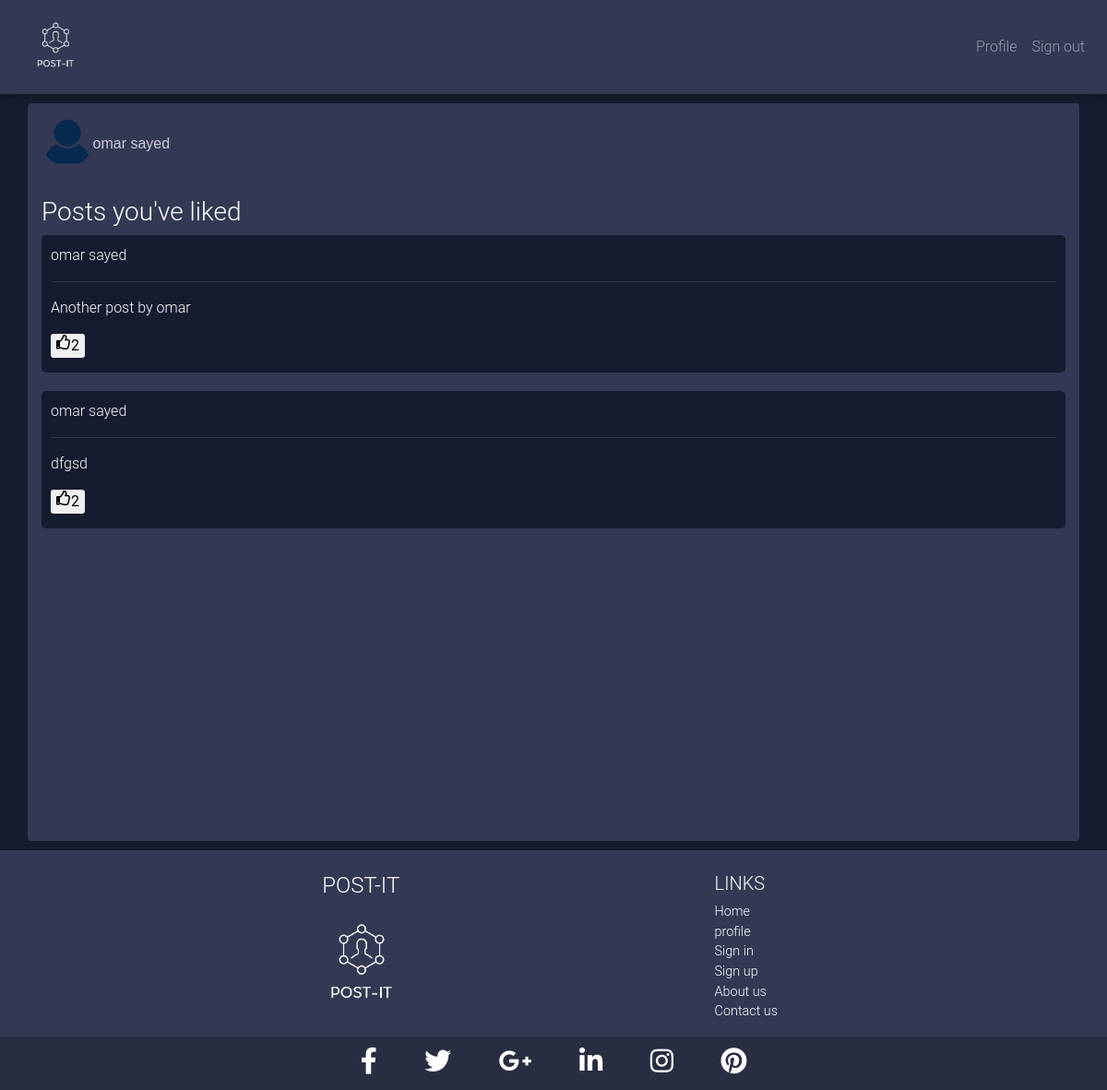
The page /pages/liked-posts.php (signed in) on the database its author committed.
### tables this page shows
CREATE TABLE `signup` (
  `id` int(11) NOT NULL,
  `fname` varchar(20) NOT NULL,
  `lname` varchar(20) NOT NULL,
  `email` varchar(50) NOT NULL,
  `password` varchar(50) NOT NULL,
  `profilepic` varchar(60) DEFAULT NULL
);

CREATE TABLE `likedposts` (
  `userid` int(11) NOT NULL,
  `postid` int(11) NOT NULL
);

CREATE TABLE `posts` (
  `userid` int(11) NOT NULL,
  `postid` int(11) NOT NULL,
  `nolikes` varchar(10) NOT NULL DEFAULT '0',
  `post` varchar(1000) NOT NULL
);

### pages/liked-posts.php (the view, shortened to what this page needs)
<?php
$conn=mysqli_connect("localhost","root","","omar");
$id_user=$_SESSION['user_id']['id'];
$querygen=mysqli_query($conn,"SELECT * FROM likedposts WHERE userid='$id_user'");
$query1=mysqli_query($conn,"SELECT fname,lname,profilepic FROM signup WHERE id='$id_user'");
$fet=mysqli_fetch_array($query1);
$username=$fet['fname']." ".$fet['lname'];
?>
<!DOCTYPE html>
<html lang="en" dir="ltr">
  <head>
    <link rel="stylesheet" href="../css/bootstrap.min.css">
    <link rel="stylesheet" href="../css/liked-posts-style.css">
  </head>
  <body>
    <div class="container likedMain">
      <?php
      if(is_null($fet['profilepic'])){
        ?>
     <a href="profile.php"><img src="../imgs/profilePic.png" id="hprofilePic">
   <?php } ?>
      <h6 id="husername">
          <?php
            echo $username;
          ?>
      </h6></a>
      <br class="fix">
      <hr>
      <h3>Posts you've liked</h3>
      <?php
        while($allposts=mysqli_fetch_array($querygen)){
            $postid=$allposts['postid'];
            $userid="SELECT * FROM posts WHERE postid='$postid'";
            $user=mysqli_query($conn,$userid);
            $fet=mysqli_fetch_array($user);
            $id=$fet['userid'];
            $post=$fet['post'];
            $nolikes=$fet['nolikes'];
            $answer="SELECT fname,lname FROM signup WHERE id='$id'";
            $tmp=mysqli_query($conn,$answer);
            $fet=mysqli_fetch_array($tmp);
            $fname=$fet['fname'];
            $lname=$fet['lname'];
      ?>
      <div class="posts">
          <p>
              <?php
                echo $fname." ".$lname;
              ?>
          </p>
          <hr>
          <p>
              <?php
                echo $post;
              ?>
          </p>
          <form action="" method="post">
              <button type="submit" name="sublike" class="likepost"><i class="far fa-thumbs-up lik"></i> <p id="liknum" class="lik"> <?php echo $nolikes; ?> </p> </button>
          </form>
      </div>
      <?php }?>
    </div>
  </body>
</html>

### css/liked-posts-style.css (style rules this page uses)
body { background-color: #161b2f; }
.likedMain { background-color: #333853; padding-top: 15px; overflow-y: auto; min-height: 800px; margin-top: 10px; border-radius: 4px; margin-bottom: 10px; }
#hprofilePic { width: 5%; border-radius: 50%; float: left; }
#husername { font-family: "arial"; margin-top:1.7%; color: #cccdd4; float: left; }
.posts { padding: 10px; border-radius:5px; background-color: #161b2f; margin-bottom: 20px; }
.likepost { border: none; border-radius: 3px; }
.lik { float: left; height: 8px; }
hr { background-color: #333853; }

### css/nav-style.css (style rules this page uses)
body { background-color: #161b2f; }
.container { color: white; }
nav { background-color: #333853; }
.navbar , .navbar-brand { padding:0; }

### css/footer-style.css (style rules this page uses)
body { background-color: #161b2f; }
footer { position: relative; width: 100%; background-color: #333853; }
.subfooter { background-color: #161b2f; }
#FooterBrandName { margin-left: 32%; }
.navbarBrand { margin-left: 32.5%; }
.navdiv { margin-left: 28%; text-align: left; }
#FooterLinks { margin-right: 30%; }

### rows shown on the page
signup: username "omar sayed"
likedposts: userid.fname "omar", userid.lname "sayed", postid.post "Another post by omar", postid.nolikes "2"
likedposts: userid.fname "omar", userid.lname "sayed", postid.post "dfgsd", postid.nolikes "2"
